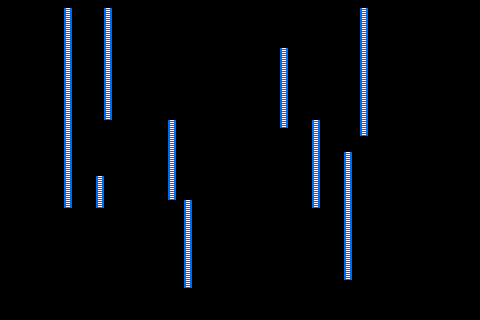

A level layout from a 2D game, rendered from its tile map. Below: a short description, then the map file with tile-grid data replaced by summaries:
An orthogonal 60x40 tile map with 8x8 px tiles, 2 tile layers (walls, sprites).

<map version="1.0" orientation="orthogonal" width="60" height="40" tilewidth="8" tileheight="8">
 <tileset firstgid="1" name="design-tiles" tilewidth="8" tileheight="8">
  <image source="design-tiles.png" />
 </tileset>
 <layer name="walls" width="60" height="40">
  <data>[2400 cells, 800 non-empty, 1 distinct tile ids]</data>
 </layer>
 <layer name="sprites" width="60" height="40">
  <data>[2400 cells, 117 non-empty, 1 distinct tile ids]</data>
 </layer>
</map>
